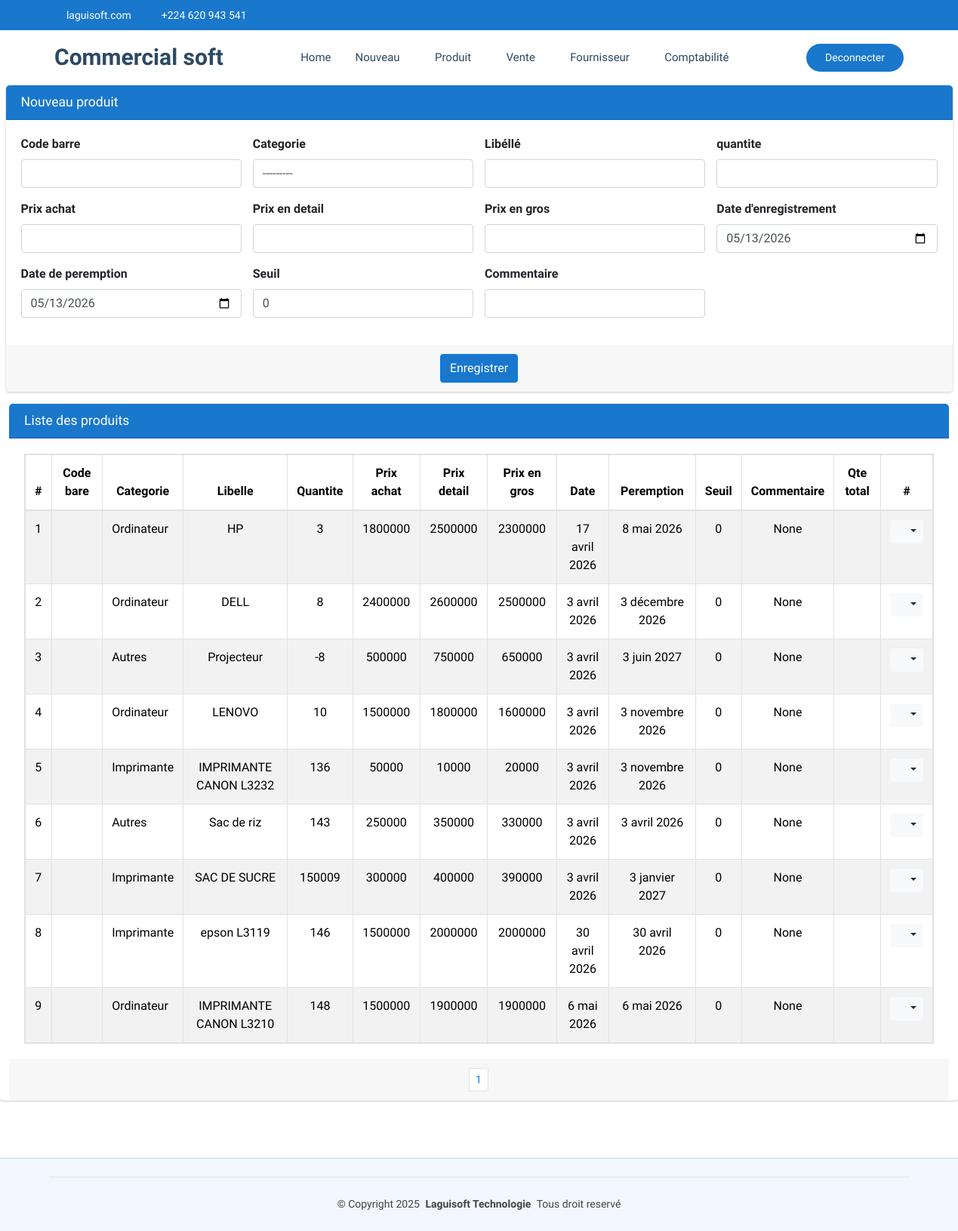
The page /commerce/produit/ (signed in) on the database its author committed.
### CommercialSoft/models.py (models this page shows, shortened)
class Produit(models.Model):
    codebare=models.CharField(max_length=100, unique=True, null=True, blank=True)
    categorie=models.ForeignKey(Categorie, on_delete=models.SET_NULL, null=True, blank=True)
    libelle=models.CharField(max_length=60, unique=True)
    quantite=models.IntegerField()
    prixAchat=models.DecimalField(max_digits=30, decimal_places=0)
    prixEnGros=models.DecimalField(max_digits=30, decimal_places=0)
    prixDetail=models.DecimalField(max_digits=30, decimal_places=0)
    autrePrix=models.DecimalField(max_digits=30, decimal_places=0, default=0)
    date=models.DateField(default=timezone.now)
    datePeremption=models.DateField(default=timezone.now)
    seuil=models.PositiveIntegerField(default=0)
    commentaire=models.CharField(max_length=60, null=True, blank=True)
    quantiteTotal=models.PositiveBigIntegerField(default=0)

class Categorie(models.Model):
    nom=models.CharField(max_length=30, unique=True)
    def __str__(self):
        return self.nom

### CommercialSoft/views.py (the view)
# urls.py: path('produit/', views.produit_list_create,name="commerce_produit"),
@login_required
@permission_required('CommercialSoft.add_produit')
@permission_required('CommercialSoft.view_produit')
def produit_list_create(request):
    if request.method == "POST":
        form = ProduitForm(request.POST)
        if form.is_valid():
            form.save()  # Sauvegarder après modification
            messages.success(request, "Produit créée avec succès !")
            return redirect('commerce_produit')
        else:
            messages.error(request, "Erreur lors de la création de la produit.")
    else:
        form = ProduitForm()
    produit = Produit.objects.all().order_by('id')
    paginator = Paginator(produit, 15)
    page = request.GET.get('page')
    paginated = paginator.get_page(page)
    return render(request, 'CommercialSoft/produit.html', {'form': form,'listes': paginated})

### CommercialSoft/forms.py
class ProduitForm(forms.ModelForm):
    class Meta:
        model = Produit
        fields = ['codebare','categorie','libelle','quantite','prixAchat','prixDetail','prixEnGros','date','datePeremption','seuil','commentaire']
        widgets = {
            'codebare': forms.TextInput(attrs={'class': 'form-control'}),
            'categorie': forms.Select(attrs={'class': 'form-control bootstrap4'}),
            'libelle': forms.TextInput(attrs={'class': 'form-control'}),
            'quantite': forms.NumberInput(attrs={'class': 'form-control'}),
            'prixAchat': forms.NumberInput(attrs={'class': 'form-control'}),
            'prixDetail': forms.NumberInput(attrs={'class': 'form-control'}),
            'prixEnGros': forms.NumberInput(attrs={'class': 'form-control'}),
            'date': forms.DateInput(attrs={'class': 'form-control', 'type': 'date','id':'idDateEnregistrement'}),
            'datePeremption': forms.DateInput(attrs={'class': 'form-control', 'type': 'date','id':'idDatePeremption'}),
            'seuil': forms.NumberInput(attrs={'class': 'form-control'}),
            'commentaire': forms.TextInput(attrs={'class': 'form-control'}),
        }

### CommercialSoft/templates/CommercialSoft/produit.html (shortened to what this page needs)
{% extends "CommercialSoft/starter-page.html" %}
{% load static %}
{% block css %}
    <link rel="stylesheet" href="{% static 'autre/plugins/fontawesome-free/css/all.min.css' %}">
    <link rel="stylesheet" href="https://code.ionicframework.com/ionicons/2.0.1/css/ionicons.min.css">
  <link rel="stylesheet" href="{% static 'autre/plugins/sweetalert2-theme-bootstrap-4/bootstrap-4.min.css' %}">
    <link rel="stylesheet" href="{% static 'autre/dist/css/adminlte.min.css' %}">
    <link rel="stylesheet" href="{% static 'autre/plugins/toastr/toastr.min.css' %}">
{% endblock %}
{% block corp %}
<section class="content pt-0">
  <div class="container-fluid">
    <div class="row">
      <div class="col-md-12">
        <div class="card card-primary">
          <div class="card-header">
            <h3 class="card-title">Nouveau produit</h3>
          </div>
          <form role="form" action="{% url 'commerce_produit' %}" method="post" id="patientForm">
            <div class="card-body">
              <div class="row">
                <div class="col-md-6 col-lg-3">
                  <div class="form-group">
                    <label for="codebare">Code barre</label>
                    {{ form.codebare }}
                  </div>
                </div>
                <div class="col-md-6 col-lg-3">
                  <div class="form-group">
                    <label for="categorie">Categorie</label>
                    {{ form.categorie }}
                  </div>
                </div>
                <div class="col-md-6 col-lg-3">
                  <div class="form-group">
                    <label for="libelle">Libéllé</label>
                    {{ form.libelle }}
                  </div>
                </div>
                <div class="col-md-6 col-lg-3">
                  <div class="form-group">
                    <label for="age">quantite</label>
                    {{ form.quantite }}
                  </div>
                </div>
              </div>
              <div class="row">
                <div class="col-md-6 col-lg-3">
                  <div class="form-group">
                    <label for="prixAchat">Prix achat</label>
                    {{ form.prixAchat }}
                  </div>
                </div>
                <div class="col-md-6 col-lg-3">
                  <div class="form-group">
                    <label for="prixDetail">Prix en detail</label>
                    {{ form.prixDetail }}
                  </div>
                </div>
                <div class="col-md-6 col-lg-3">
                  <div class="form-group">
                    <label for="prixEnGros">Prix en gros</label>
                    {{ form.prixEnGros }}
                  </div>
                </div>
                <div class="col-md-6 col-lg-3">
                  <div class="form-group">
                    <label for="date">Date d'enregistrement</label>
                    {{ form.date }}
                  </div>
                </div>
              </div>
              <div class="row">
                <div class="col-md-6 col-lg-3">
                  <div class="form-group">
                    <label for="datePeremption">Date de peremption</label>
                    {{ form.datePeremption }}
                  </div>
                </div>
                <div class="col-md-6 col-lg-3">
                  <div class="form-group">
                    <label for="seuil">Seuil</label>
                    {{ form.seuil }}
                  </div>
                </div>
                <div class="col-md-6 col-lg-3">
                  <div class="form-group">
                    <label for="commentaire">Commentaire</label>
                    {{ form.commentaire }}
                  </div>
                </div>
              </div>
            </div>
            <div class="card-footer text-center">
              <button type="submit" class="btn btn-primary {{ message }}">Enregistrer</button>
            </div>
          </form>
        </div>
      </div>
    </div>
     <div class="row">
      <div class="card card-primary">
        <div class="card-header">
          <h3 class="card-title">Liste des produits</h3>
        </div>
        <div class="card-body">
          <table class="table table-bordered table-hover table-striped table-responsive">
            <thead>
              <tr>
                <th style="width: 10px" class="text-center">#</th>
                <th class="text-center">Code bare</th>
                <th class="text-center">Categorie</th>
                <th class="text-center">Libelle</th>
                <th class="text-center">Quantite</th>
                <th class="text-center">Prix achat</th>
                <th class="text-center">Prix detail</th>
                <th class="text-center">Prix en gros</th>
                <th class="text-center">Date</th>
                <th class="text-center">Peremption</th>
                <th class="text-center">Seuil</th>
                <th class="text-center">Commentaire</th>
                <th class="text-center">Qte total</th>
                <th style="width: 40px" class="text-center">#</th>
              </tr>
            </thead>
            <tbody>
              {% if listes %}
                {% for liste in listes %}
                  <tr>
                    <td class="text-center">{{liste.id}}</td>
                    <td>{{liste.codebarre}}</td>
                    <td>{{liste.categorie}}</td>
                    <td class="text-center">{{liste.libelle}}</td>
                    <td class="text-center">{{liste.quantite}}</td>
                    <td class="text-center">{{liste.prixAchat}}</td>
                    <td class="text-center">{{liste.prixDetail}}</td>
                    <td class="text-center">{{liste.prixEnGros}}</td>
                    <td class="text-center">{{liste.date}}</td>
                    <td class="text-center">{{liste.datePeremption}}</td>
                    <td class="text-center">{{liste.seuil}}</td>
                    <td class="text-center">{{liste.commentaire}}</td>
                    <td class="text-center">{{patient.quantiteTotal}}</td>
                    <td class="text-center">
                      <div class="btn-group">
                        <button type="button" class="btn btn-sm btn-light dropdown-toggle" data-toggle="dropdown" aria-expanded="false">
                          <i class="fas fa-cogs"></i>
                        </button>
                      </div>
                    </td>
                  </tr>
                {% endfor %}
              {% else %}
                <tr>
                  <td colspan="14" class="text-center">Aucune ligine disponible pour le moment.</td>
                </tr>
              {% endif %}
            </tbody>
          </table>
        </div>
        <div class="card-footer clearfix">
          <ul class="pagination pagination-sm m-0 justify-content-center">
            <li class="page-item">
              {% for num in listes.paginator.page_range %}
                {% if listes.number == num %}
                  <li class="page-item"><a class="page-link" href="">{{ num }}</a></li>
                {% else %}
                  <li class="page-item"><a class="page-link" href="?page={{ num }}">{{ num }}</a></li>
                {% endif %}
              {% endfor %}
          </ul>
        </div>
      </div>
     </div>
  </div>
</section>
  {% endblock %}

### CommercialSoft/static/clinique/assets/css/main.css (style rules this page uses)
:root { --default-font: "Roboto", system-ui, -apple-system, "Segoe UI", Roboto, "Helvetica Neue", Arial, "Noto Sans", "Liberation Sans", sans-serif, "Apple Color Emoji", "Segoe UI Emoji", "Segoe UI Symbol", "Noto Color Emoji"; --heading-font: "Poppins", sans-serif; --nav-font: "Raleway", sans-serif; }
:root { --background-color: #ffffff; --default-color: #444444; --heading-color: #2c4964; --accent-color: #1977cc; --surface-color: #ffffff; --contrast-color: #ffffff; }
:root { --nav-color: #2c4964; --nav-hover-color: #1977cc; --nav-mobile-background-color: #ffffff; --nav-dropdown-background-color: #ffffff; --nav-dropdown-color: #2c4964; --nav-dropdown-hover-color: #1977cc; }
:root { scroll-behavior: smooth; }
body { color: var(--default-color); background-color: var(--background-color); font-family: var(--default-font); }
h1, h2, h3, h4, h5, h6 { color: var(--heading-color); font-family: var(--heading-font); }
section, .section { color: var(--default-color); background-color: var(--background-color); padding: 60px 0; scroll-margin-top: 72px; overflow: clip; }

### rows shown on the page
Produit: id "1", categorie "Ordinateur", libelle "HP", quantite "3", prixAchat "1800000", prixDetail "2500000", prixEnGros "2300000", date "17 avril 2026", datePeremption "8 mai 2026", seuil "0", commentaire "None"
Produit: id "2", categorie "Ordinateur", libelle "DELL", quantite "8", prixAchat "2400000", prixDetail "2600000", prixEnGros "2500000", date "3 avril 2026", datePeremption "3 décembre 2026", seuil "0", commentaire "None"
Produit: id "3", categorie "Autres", libelle "Projecteur", quantite "-8", prixAchat "500000", prixDetail "750000", prixEnGros "650000", date "3 avril 2026", datePeremption "3 juin 2027", seuil "0", commentaire "None"
Produit: id "4", categorie "Ordinateur", libelle "LENOVO", quantite "10", prixAchat "1500000", prixDetail "1800000", prixEnGros "1600000", date "3 avril 2026", datePeremption "3 novembre 2026", seuil "0", commentaire "None"
Produit: id "5", categorie "Imprimante", libelle "IMPRIMANTE CANON L3232", quantite "136", prixAchat "50000", prixDetail "10000", prixEnGros "20000", date "3 avril 2026", datePeremption "3 novembre 2026", seuil "0", commentaire "None"
Produit: id "6", categorie "Autres", libelle "Sac de riz", quantite "143", prixAchat "250000", prixDetail "350000", prixEnGros "330000", date "3 avril 2026", datePeremption "3 avril 2026", seuil "0", commentaire "None"
Produit: id "7", categorie "Imprimante", libelle "SAC DE SUCRE", quantite "150009", prixAchat "300000", prixDetail "400000", prixEnGros "390000", date "3 avril 2026", datePeremption "3 janvier 2027", seuil "0", commentaire "None"
Produit: id "8", categorie "Imprimante", libelle "epson L3119", quantite "146", prixAchat "1500000", prixDetail "2000000", prixEnGros "2000000", date "30 avril 2026", datePeremption "30 avril 2026", seuil "0", commentaire "None"
Produit: id "9", categorie "Ordinateur", libelle "IMPRIMANTE CANON L3210", quantite "148", prixAchat "1500000", prixDetail "1900000", prixEnGros "1900000", date "6 mai 2026", datePeremption "6 mai 2026", seuil "0", commentaire "None"

### other values the page prints
{{ num }} "1"
